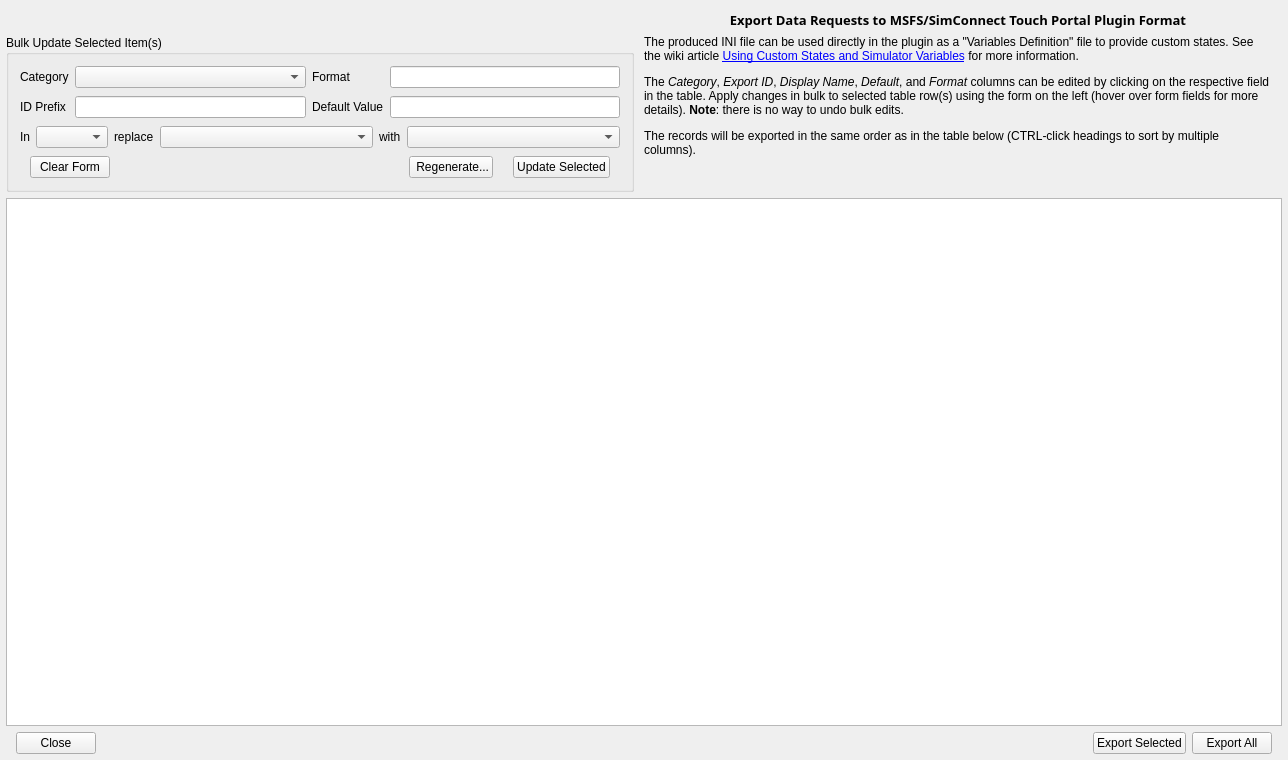
<?xml version="1.0" encoding="UTF-8"?>
<ui version="4.0">
 <class>RequestsExport</class>
 <widget class="QWidget" name="RequestsExport">
  <property name="geometry">
   <rect>
    <x>0</x>
    <y>0</y>
    <width>1288</width>
    <height>760</height>
   </rect>
  </property>
  <property name="contextMenuPolicy">
   <enum>Qt::ActionsContextMenu</enum>
  </property>
  <property name="windowTitle">
   <string>Export Requests</string>
  </property>
  <layout class="QGridLayout" name="gridLayout_2">
   <property name="leftMargin">
    <number>6</number>
   </property>
   <property name="rightMargin">
    <number>6</number>
   </property>
   <property name="bottomMargin">
    <number>6</number>
   </property>
   <property name="horizontalSpacing">
    <number>10</number>
   </property>
   <item row="1" column="0">
    <widget class="QGroupBox" name="wBulkEdit">
     <property name="sizePolicy">
      <sizepolicy hsizetype="Preferred" vsizetype="Preferred">
       <horstretch>0</horstretch>
       <verstretch>0</verstretch>
      </sizepolicy>
     </property>
     <property name="title">
      <string>Bulk Update Selected Item(s)</string>
     </property>
     <layout class="QGridLayout" name="gridLayout">
      <property name="verticalSpacing">
       <number>8</number>
      </property>
      <item row="0" column="2">
       <widget class="QLabel" name="label_3">
        <property name="text">
         <string>Format</string>
        </property>
       </widget>
      </item>
      <item row="0" column="3">
       <widget class="QLineEdit" name="leFormat">
        <property name="toolTip">
         <string>&lt;p&gt;Set the formatting string on selected item(s).&lt;/p&gt;
&lt;p&gt;To set the formatting to an empty value, enter two single or double quotes (&lt;tt&gt;''&lt;/tt&gt; or &lt;tt&gt;&amp;quot;&amp;quot;&lt;/tt&gt;).&lt;/p&gt;</string>
        </property>
        <property name="clearButtonEnabled">
         <bool>true</bool>
        </property>
       </widget>
      </item>
      <item row="3" column="0" colspan="4">
       <layout class="QHBoxLayout" name="horizontalLayout">
        <property name="spacing">
         <number>20</number>
        </property>
        <property name="leftMargin">
         <number>10</number>
        </property>
        <property name="rightMargin">
         <number>10</number>
        </property>
        <item>
         <widget class="ActionPushButton" name="pbClearValues">
          <property name="text">
           <string>Clear Form</string>
          </property>
         </widget>
        </item>
        <item>
         <spacer name="horizontalSpacer">
          <property name="orientation">
           <enum>Qt::Horizontal</enum>
          </property>
          <property name="sizeHint" stdset="0">
           <size>
            <width>40</width>
            <height>20</height>
           </size>
          </property>
         </spacer>
        </item>
        <item>
         <widget class="QPushButton" name="pbRegen">
          <property name="toolTip">
           <string>&lt;p&gt;Regenerate new export IDs or display names based on current values on selected request row(s).&lt;/p&gt;</string>
          </property>
          <property name="text">
           <string> Regenerate...</string>
          </property>
         </widget>
        </item>
        <item>
         <widget class="ActionPushButton" name="pbSetValues">
          <property name="text">
           <string>Update Selected</string>
          </property>
         </widget>
        </item>
       </layout>
      </item>
      <item row="0" column="0">
       <widget class="QLabel" name="label">
        <property name="text">
         <string>Category</string>
        </property>
       </widget>
      </item>
      <item row="1" column="0">
       <widget class="QLabel" name="label_2">
        <property name="text">
         <string>ID Prefix</string>
        </property>
       </widget>
      </item>
      <item row="0" column="1">
       <widget class="DataComboBox" name="cbDefaultCategory">
        <property name="toolTip">
         <string>Sets the sorting category on each selected item.</string>
        </property>
       </widget>
      </item>
      <item row="1" column="3">
       <widget class="QLineEdit" name="leDefault">
        <property name="toolTip">
         <string>&lt;p&gt;Set the default value on selected item(s).&lt;/p&gt;
&lt;p&gt;To clear the default value, enter two single or double quotes (&lt;tt&gt;''&lt;/tt&gt; or &lt;tt&gt;&amp;quot;&amp;quot;&lt;/tt&gt;).&lt;/p&gt;</string>
        </property>
        <property name="clearButtonEnabled">
         <bool>true</bool>
        </property>
       </widget>
      </item>
      <item row="1" column="1">
       <widget class="QLineEdit" name="leIdPrefix">
        <property name="toolTip">
         <string>&lt;p&gt;Prepends the prefix to the ID of each selected item.&lt;/p&gt;
&lt;p&gt;To remove a prefix (any string at the beginning of an ID), start the value here with a exclamation mark (&lt;tt&gt;!&lt;/tt&gt;). For example: &lt;tt&gt;!MyPrefix_&lt;/tt&gt;&lt;/p&gt;</string>
        </property>
        <property name="clearButtonEnabled">
         <bool>true</bool>
        </property>
       </widget>
      </item>
      <item row="1" column="2">
       <widget class="QLabel" name="label_4">
        <property name="text">
         <string>Default Value</string>
        </property>
       </widget>
      </item>
      <item row="2" column="0" colspan="4">
       <layout class="QHBoxLayout" name="horizontalLayout_3">
        <property name="topMargin">
         <number>0</number>
        </property>
        <item>
         <widget class="QLabel" name="label_7">
          <property name="sizePolicy">
           <sizepolicy hsizetype="Maximum" vsizetype="Preferred">
            <horstretch>0</horstretch>
            <verstretch>0</verstretch>
           </sizepolicy>
          </property>
          <property name="text">
           <string>In</string>
          </property>
         </widget>
        </item>
        <item>
         <widget class="DataComboBox" name="cbReplCol">
          <property name="sizePolicy">
           <sizepolicy hsizetype="Maximum" vsizetype="Fixed">
            <horstretch>0</horstretch>
            <verstretch>0</verstretch>
           </sizepolicy>
          </property>
          <property name="toolTip">
           <string>Select which column to search in.</string>
          </property>
         </widget>
        </item>
        <item>
         <widget class="QLabel" name="label_8">
          <property name="sizePolicy">
           <sizepolicy hsizetype="Maximum" vsizetype="Preferred">
            <horstretch>0</horstretch>
            <verstretch>0</verstretch>
           </sizepolicy>
          </property>
          <property name="text">
           <string>replace</string>
          </property>
         </widget>
        </item>
        <item>
         <widget class="WASimUiNS::DeletableItemsComboBox" name="cbReplWhat">
          <property name="sizePolicy">
           <sizepolicy hsizetype="Preferred" vsizetype="Fixed">
            <horstretch>0</horstretch>
            <verstretch>0</verstretch>
           </sizepolicy>
          </property>
          <property name="minimumSize">
           <size>
            <width>100</width>
            <height>0</height>
           </size>
          </property>
          <property name="toolTip">
           <string>&lt;p&gt;What to replace. The comparison is case-sensitive. You may use regular expression syntax here.&lt;/p&gt;&lt;p&gt;Press Enter when done to save your entry for later selection. Saved items can be removed by right-clicking on them while the list is open.&lt;/p&gt;</string>
          </property>
          <property name="insertPolicy">
           <enum>QComboBox::InsertAlphabetically</enum>
          </property>
          <property name="sizeAdjustPolicy">
           <enum>QComboBox::AdjustToContents</enum>
          </property>
         </widget>
        </item>
        <item>
         <widget class="QLabel" name="label_9">
          <property name="sizePolicy">
           <sizepolicy hsizetype="Maximum" vsizetype="Preferred">
            <horstretch>0</horstretch>
            <verstretch>0</verstretch>
           </sizepolicy>
          </property>
          <property name="text">
           <string>with</string>
          </property>
         </widget>
        </item>
        <item>
         <widget class="WASimUiNS::DeletableItemsComboBox" name="cbReplWith">
          <property name="sizePolicy">
           <sizepolicy hsizetype="Preferred" vsizetype="Fixed">
            <horstretch>0</horstretch>
            <verstretch>0</verstretch>
           </sizepolicy>
          </property>
          <property name="minimumSize">
           <size>
            <width>100</width>
            <height>0</height>
           </size>
          </property>
          <property name="toolTip">
           <string>&lt;p&gt;Replacement string. Use backslashes (&lt;tt&gt;&amp;#92;&lt;/tt&gt;) for regular expression capture references, for example: &lt;tt&quot;&gt;&amp;#92;1&lt;/tt&gt; for first capture group.&lt;/p&gt;&lt;p&gt;Press Enter when done to save your entry for later selection. Saved items can be removed by right-clicking on them while the list is open.&lt;/p&gt;</string>
          </property>
          <property name="insertPolicy">
           <enum>QComboBox::InsertAlphabetically</enum>
          </property>
          <property name="sizeAdjustPolicy">
           <enum>QComboBox::AdjustToContents</enum>
          </property>
         </widget>
        </item>
       </layout>
      </item>
     </layout>
    </widget>
   </item>
   <item row="1" column="1">
    <widget class="QLabel" name="label_5">
     <property name="sizePolicy">
      <sizepolicy hsizetype="Expanding" vsizetype="Preferred">
       <horstretch>0</horstretch>
       <verstretch>0</verstretch>
      </sizepolicy>
     </property>
     <property name="font">
      <font>
       <family>Segoe UI</family>
      </font>
     </property>
     <property name="text">
      <string>&lt;html&gt;&lt;head/&gt;&lt;body&gt;&lt;p&gt;The produced INI file can be used directly in the plugin as a &amp;quot;Variables Definition&amp;quot; file to provide custom states. See the wiki article &lt;a href=&quot;https://github.com/mpaperno/MSFSTouchPortalPlugin/wiki/Using-Custom-States-and-Simulator-Variables&quot;&gt;Using Custom States and Simulator Variables&lt;/a&gt; for more information.&lt;/p&gt;&lt;p&gt;The &lt;i&gt;Category&lt;/i&gt;, &lt;i&gt;Export ID&lt;/i&gt;, &lt;i&gt;Display Name&lt;/i&gt;, &lt;i&gt;Default&lt;/i&gt;, and &lt;i&gt;Format&lt;/i&gt; columns can be edited by clicking on the respective field in the table. Apply changes in bulk to selected table row(s) using the form on the left (hover over form fields for more details). &lt;span style=&quot; font-weight:600;&quot;&gt;Note&lt;/span&gt;: there is no way to undo bulk edits.&lt;/p&gt;&lt;p&gt;The records will be exported in the same order as in the table below (CTRL-click headings to sort by multiple columns).&lt;/p&gt;&lt;/body&gt;&lt;/html&gt;</string>
     </property>
     <property name="textFormat">
      <enum>Qt::AutoText</enum>
     </property>
     <property name="alignment">
      <set>Qt::AlignLeading|Qt::AlignLeft|Qt::AlignTop</set>
     </property>
     <property name="wordWrap">
      <bool>true</bool>
     </property>
     <property name="margin">
      <number>10</number>
     </property>
     <property name="indent">
      <number>-1</number>
     </property>
     <property name="openExternalLinks">
      <bool>true</bool>
     </property>
     <property name="textInteractionFlags">
      <set>Qt::LinksAccessibleByMouse</set>
     </property>
    </widget>
   </item>
   <item row="2" column="0" colspan="3">
    <widget class="WASimUiNS::RequestsTableView" name="tableView"/>
   </item>
   <item row="3" column="0" colspan="3">
    <layout class="QHBoxLayout" name="horizontalLayout_2">
     <property name="leftMargin">
      <number>10</number>
     </property>
     <property name="rightMargin">
      <number>10</number>
     </property>
     <item>
      <widget class="ActionPushButton" name="pbCancel">
       <property name="text">
        <string>Close</string>
       </property>
      </widget>
     </item>
     <item>
      <spacer name="horizontalSpacer_3">
       <property name="orientation">
        <enum>Qt::Horizontal</enum>
       </property>
       <property name="sizeHint" stdset="0">
        <size>
         <width>40</width>
         <height>20</height>
        </size>
       </property>
      </spacer>
     </item>
     <item>
      <widget class="ActionPushButton" name="pbExportSel">
       <property name="text">
        <string>Export Selected</string>
       </property>
      </widget>
     </item>
     <item>
      <widget class="ActionPushButton" name="pbExportAll">
       <property name="text">
        <string>Export All</string>
       </property>
      </widget>
     </item>
    </layout>
   </item>
   <item row="0" column="1">
    <widget class="QLabel" name="label_6">
     <property name="sizePolicy">
      <sizepolicy hsizetype="Expanding" vsizetype="Preferred">
       <horstretch>0</horstretch>
       <verstretch>0</verstretch>
      </sizepolicy>
     </property>
     <property name="font">
      <font>
       <family>Segoe UI Semibold</family>
       <weight>75</weight>
       <bold>true</bold>
      </font>
     </property>
     <property name="text">
      <string>&lt;html&gt;&lt;head/&gt;&lt;body&gt;&lt;p align=&quot;center&quot;&gt;&lt;span style=&quot; font-size:10pt;&quot;&gt;Export Data Requests to MSFS/SimConnect Touch Portal Plugin Format&lt;/span&gt;&lt;/p&gt;&lt;/body&gt;&lt;/html&gt;</string>
     </property>
     <property name="textFormat">
      <enum>Qt::RichText</enum>
     </property>
    </widget>
   </item>
  </layout>
 </widget>
 <layoutdefault spacing="6" margin="11"/>
 <customwidgets>
  <customwidget>
   <class>ActionPushButton</class>
   <extends>QPushButton</extends>
   <header>ActionPushButton.h</header>
  </customwidget>
  <customwidget>
   <class>WASimUiNS::DeletableItemsComboBox</class>
   <extends>QComboBox</extends>
   <header>Widgets.h</header>
  </customwidget>
  <customwidget>
   <class>WASimUiNS::RequestsTableView</class>
   <extends>QTableView</extends>
   <header>RequestsTableView.h</header>
  </customwidget>
  <customwidget>
   <class>DataComboBox</class>
   <extends>QComboBox</extends>
   <header>DataComboBox.h</header>
  </customwidget>
 </customwidgets>
 <resources/>
 <connections/>
</ui>
